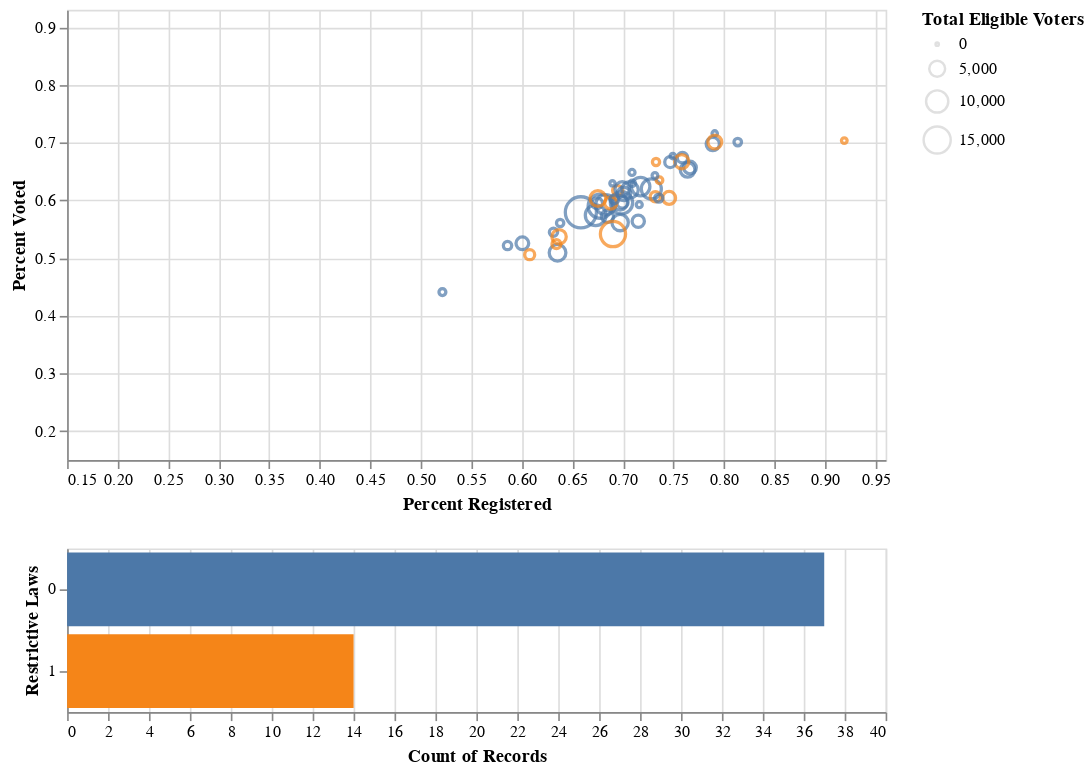

This figure's notebook cell:
### Code cell
turnout

### Figure 1 — Vega-Lite specification as saved in the notebook (floating-point values rounded to 4 significant figures; data arrays with more than 128 entries replaced by an {"elided": "..."} marker saying what was removed)
{"config": {"view": {"continuousWidth": 400, "continuousHeight": 300}}, "vconcat": [{"mark": "point", "encoding": {"color": {"condition": {"type": "nominal", "field": "restrictive_id_laws", "legend": null, "selection": "selector021"}, "value": "lightgray"}, "size": {"type": "quantitative", "field": "total", "title": "Total Eligible Voters"}, "tooltip": [{"type": "nominal", "field": "state", "title": "State"}, {"type": "quantitative", "field": "total", "title": "Total Eligible Voters"}, {"type": "quantitative", "field": "total_reg", "title": "Percent Registered Voters"}, {"type": "quantitative", "field": "total_voted", "title": "Percent Voted"}], "x": {"type": "quantitative", "field": "percent_reg", "scale": {"domain": [0.15, 0.96]}, "title": "Percent Registered"}, "y": {"type": "quantitative", "field": "percent_voted", "scale": {"domain": [0.15, 0.93]}, "title": "Percent Voted"}}, "height": 275, "selection": {"SelectorName": {"type": "single", "fields": ["yr"], "bind": {"input": "range", "max": 2018, "min": 2000, "name": "Election Year", "step": 2}, "init": {"yr": 2000}}, "group": {"type": "single", "fields": ["group"], "bind": {"input": "select", "options": ["Total", "18 to 44", "45 to 65", "65+"]}, "init": {"group": "Total"}}, "selector021": {"type": "interval", "encodings": ["x"]}}, "transform": [{"filter": {"selection": "SelectorName"}}, {"filter": {"selection": "group"}}, {"filter": {"selection": "selector022"}}], "width": 500}, {"mark": "bar", "encoding": {"color": {"condition": {"type": "nominal", "field": "restrictive_id_laws", "selection": "selector022"}, "value": "lightgray"}, "x": {"type": "quantitative", "aggregate": "count"}, "y": {"type": "nominal", "field": "restrictive_id_laws", "title": "Restrictive Laws"}}, "height": 100, "selection": {"selector022": {"type": "multi", "encodings": ["color"]}}, "transform": [{"filter": {"selection": "selector021"}}, {"filter": {"selection": "SelectorName"}}, {"filter": {"selection": "group"}}], "width": 500}], "data": {"name": "data-af41ffdffccb0a06a2e722c18a979c6e"}, "title": "", "$schema": "https://vega.github.io/schema/vega-lite/v4.8.1.json", "datasets": {"data-af41ffdffccb0a06a2e722c18a979c6e": {"elided": "1815 records"}}}
